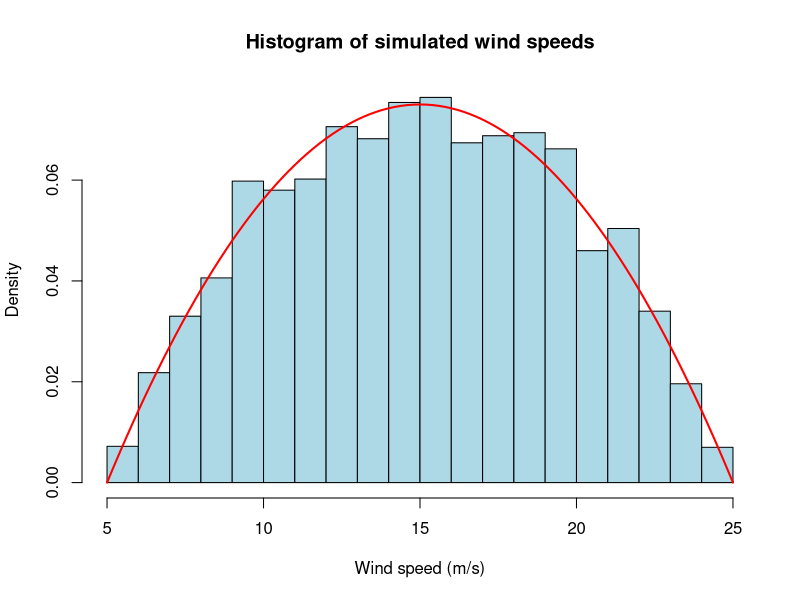
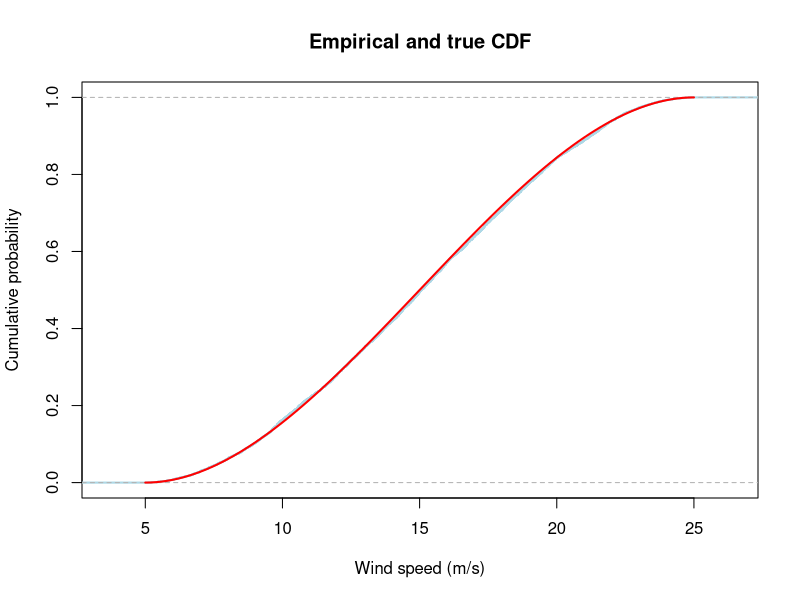
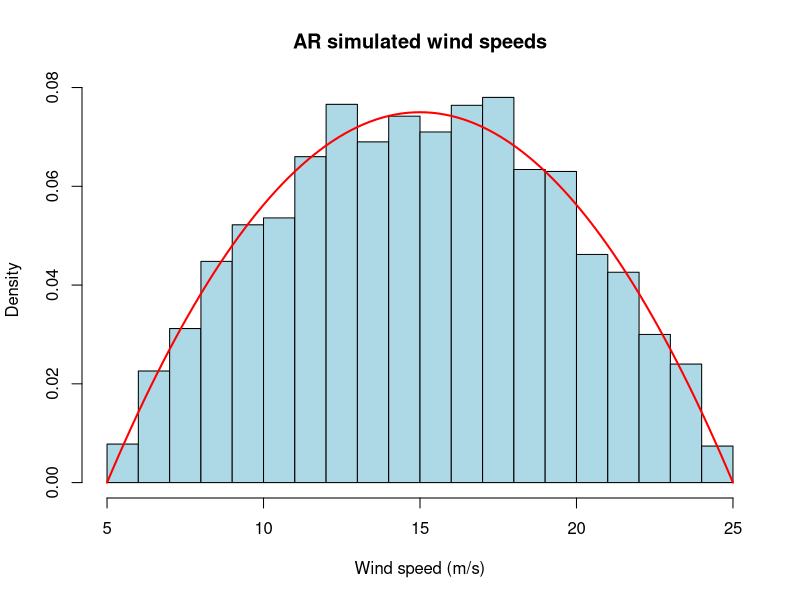

Recreate these plots in R, in order.
## ---- chunk 1
rm(list = ls())

knitr::opts_chunk$set(
  echo = TRUE,
  warning = FALSE,
  message = FALSE
)
## ---- chunk 2
a <- 5
n <- 5000

F <- function(x, a) {(3 / 4000) * (10 * (x - a)^2 - (x - a)^3 / 3)}

F_inv <- function(p, a) {
  uniroot(
    function(x) F(x, a) - p,
    lower = a,
    upper = a + 20
  )$root
}

set.seed(42)

u <- runif(n)

wind_speed <- sapply(u, F_inv, a = a)

## ---- chunk 3
hist(
  wind_speed,
  breaks = "Scott",
  probability = TRUE,
  col = "lightblue",
  main = "Histogram of simulated wind speeds",
  xlab = "Wind speed (m/s)"
)

curve(
  (3 / 4000) * (x - 5) * (25 - x),
  from = 5,
  to = 25,
  add = TRUE,
  col = "red",
  lwd = 2
)
## ---- chunk 4
plot(
  ecdf(wind_speed),
  main = "Empirical and true CDF",
  xlab = "Wind speed (m/s)",
  ylab = "Cumulative probability",
  col = "lightblue",
  lwd = 2
)

curve(
  (3 / 4000) * (10 * (x - 5)^2 - (x - 5)^3 / 3),
  from = 5,
  to = 25,
  add = TRUE,
  col = "red",
  lwd = 2
)
## ---- chunk 5
a <- 5
n <- 5000
M <- 3 / 2

wind_ar <- numeric(n)
proposed <- 0
i <- 1

while (i <= n) {
  
  x <- runif(1, min = a, max = a + 20)
  
  u <- runif(1)
  
  acceptance_probability <- (
    (3 / 4000) * (x - a) * (a + 20 - x)
  ) / (M * (1 / 20))
  
  proposed <- proposed + 1
  
  if (u <= acceptance_probability) {
    wind_ar[i] <- x
    i <- i + 1
  }
}

empirical_rate <- n / proposed
empirical_rate
## ---- chunk 6
hist(
  wind_ar,
  breaks = "Scott",
  probability = TRUE,
  col = "lightblue",
  main = "AR simulated wind speeds",
  xlab = "Wind speed (m/s)",
  ylab = "Density"
)

curve(
  (3 / 4000) * (x - 5) * (25 - x),
  from = 5,
  to = 25,
  add = TRUE,
  col = "red",
  lwd = 2
)
